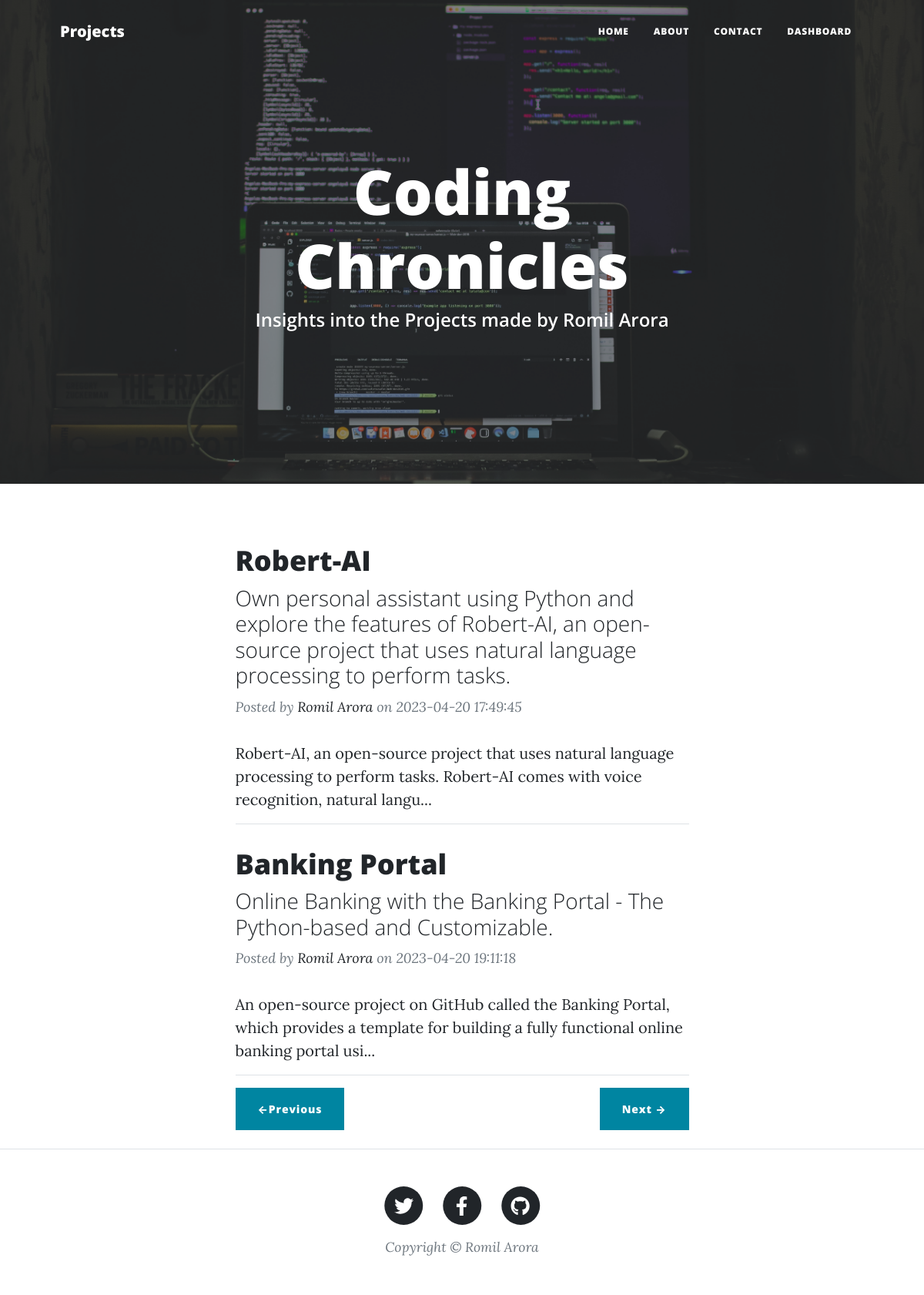
Before: / with the older database file.
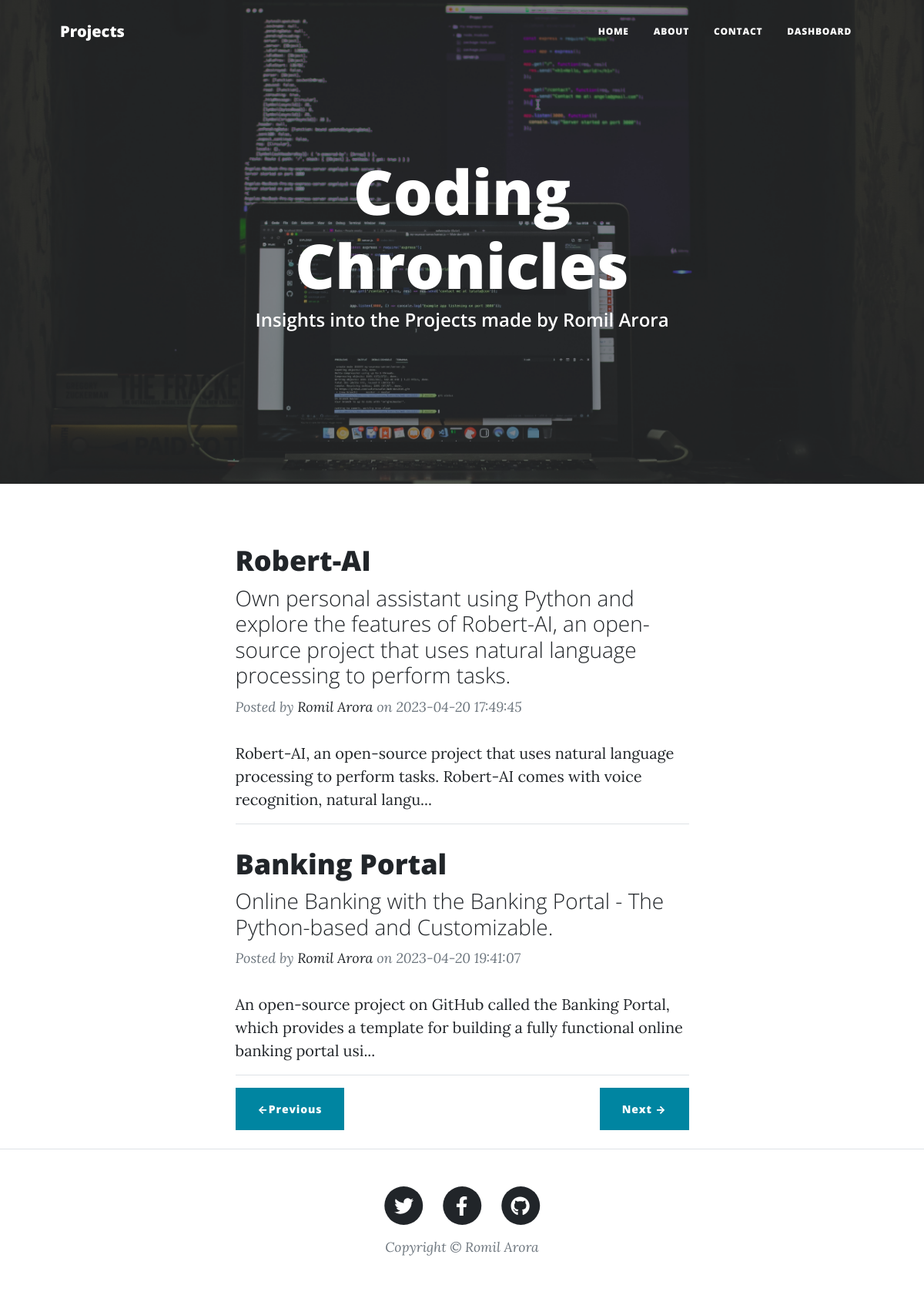
After: the same page with the newer database file.
### app.py (models this page shows)
class Posts(db.Model):
    sno = db.Column(db.Integer, default = 0 ,primary_key = True)
    title = db.Column(db.String(80),nullable = False)
    slug = db.Column(db.String(20), nullable = False)
    content = db.Column(db.String(120), nullable = False)
    date = db.Column(db.String(12), nullable = True)
    img_file = db.Column(db.String(25), nullable = True)
    tagline = db.Column(db.String(25), nullable = True)

### app.py (the view)
@app.route('/')
def index():
    posts = Posts.query.filter_by().all()
    last = math.ceil(len(posts)/int(params['no_of_posts']))
    page = request.args.get('page')
    if (not str(page).isnumeric()):
        page = 1
    page = int(page)
    posts = posts[(page-1)*int(params['no_of_posts']):(page-1)*int(params['no_of_posts'])+ int(params['no_of_posts'])]
    if page==1:
        prev = "#"
        next = "/?page="+ str(page+1)
    elif page==last:
        prev = "/?page="+ str(page-1)
        next = "#"
    else:
        prev = "/?page="+ str(page-1)
        next = "/?page="+ str(page+1)
    return render_template('index.html', params=params, posts=posts, prev=prev, next=next)

### templates/index.html
{% extends "layout.html" %}
{% block body %}
        <header class="masthead" style="background-image: url('{{url_for('static', filename = 'img/cod.jpg') }}')">
            <div class="container position-relative px-4 px-lg-5">
                <div class="row gx-4 gx-lg-5 justify-content-center">
                    <div class="col-md-10 col-lg-8 col-xl-7">
                        <div class="site-heading">
                            <h1>{{ params["blog_name"] }}</h1>
                            <span class="subheading">Insights into the Projects made by Romil Arora</span>
                        </div>
                    </div>
                </div>
            </div>
        </header>
        <div class="container px-4 px-lg-5">
            <div class="row gx-4 gx-lg-5 justify-content-center">
                <div class="col-md-10 col-lg-8 col-xl-7">
                    {% for post in posts %}
                    <div class="post-preview">
                        <a href="/post/{{post.slug}}">
                            <h2 class="post-title">{{post.title}}</h2>
                            <h3 class="post-subtitle">{{post.tagline}}</h3>
                        </a>
                        <p class="post-meta">
                            Posted by
                            <a href="{{params['git_url']}}" target="_blank"> Romil Arora</a>
                            on {{post.date}}</p>
                       </div>
                       {{post.content[0:143]}}...
                       <hr>
                    {% endfor %}
                    <div class="d-flex justify-content-between mb-4">
                        <a class="btn btn-primary" href="{{prev}}">&larr;Previous</a>
                        <a class="btn btn-primary" href="{{next}}">Next →</a>
                    </div>
                </div>
            </div>
        </div>
{% endblock %}

### templates/layout.html (shortened to what this page needs)
<!DOCTYPE html>
<html lang="en">
    <head>
        <link href="{{ url_for('static', filename ='css/styles.css') }}"rel="stylesheet" />
    </head>
    <body>
        <nav class="navbar navbar-expand-lg navbar-light" id="mainNav">
            <div class="container px-4 px-lg-5">
                <a class="navbar-brand" href="/">Projects</a>
                <div class="collapse navbar-collapse" id="navbarResponsive">
                    <ul class="navbar-nav ms-auto py-4 py-lg-0">
                        <li class="nav-item"><a class="nav-link px-lg-3 py-3 py-lg-4" href="/">Home</a></li>
                        <li class="nav-item"><a class="nav-link px-lg-3 py-3 py-lg-4" href="/about">About</a></li>
                        <li class="nav-item"><a class="nav-link px-lg-3 py-3 py-lg-4" href="/contact">Contact</a></li>
                        <li class="nav-item"><a class="nav-link px-lg-3 py-3 py-lg-4" href="/dashboard">Dashboard</a></li>
                    </ul>
                </div>
            </div>
        </nav>
{% block body %} {% endblock %}
        <footer class="border-top">
            <div class="container px-4 px-lg-5">
                <div class="row gx-4 gx-lg-5 justify-content-center">
                    <div class="col-md-10 col-lg-8 col-xl-7">
                        <ul class="list-inline text-center">
                            <li class="list-inline-item">
                                <a href="#!">
                                    <span class="fa-stack fa-lg">
                                        <i class="fas fa-circle fa-stack-2x"></i>
                                        <i class="fab fa-twitter fa-stack-1x fa-inverse"></i>
                                    </span>
                                </a>
                            </li>
                            <li class="list-inline-item">
                                <a href="#!">
                                    <span class="fa-stack fa-lg">
                                        <i class="fas fa-circle fa-stack-2x"></i>
                                        <i class="fab fa-facebook-f fa-stack-1x fa-inverse"></i>
                                    </span>
                                </a>
                            </li>
                            <li class="list-inline-item">
                                <a href="{{params['git_url']}}" target="_blank">
                                    <span class="fa-stack fa-lg">
                                        <i class="fas fa-circle fa-stack-2x"></i>
                                        <i class="fab fa-github fa-stack-1x fa-inverse"></i>
                                    </span>
                                </a>
                            </li>
                        </ul>
                        <div class="small text-center text-muted fst-italic">Copyright &copy; Romil Arora</div>
                    </div>
                </div>
            </div>
        </footer>
    </body>
</html>

Changed rows visible on the page:
changed Posts "Banking Portal": date "2023-04-20 19:11:18" → "2023-04-20 19:41:07"
